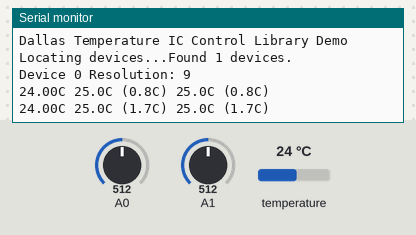
A sketch run on a simulated Arduino Uno, built with avr-gcc and run on an emulated ATmega328P. Shown: the last lines printed to the serial monitor. Inputs (shaded band) come from the test bench; at power-on: A0 = 512, A1 = 512, temperature 24 °C.

Above: at 3.0 s.
3.1 s: A0 set to 0
At 5.1 s:
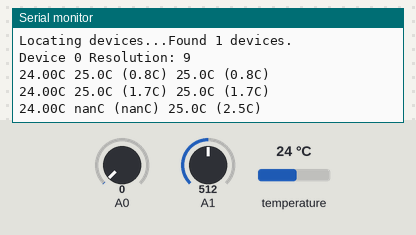
7.9 s: A1 set to 0
At 9.1 s:
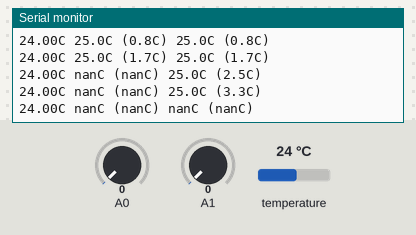
12.1 s: A0 set to 122
At 14.2 s:
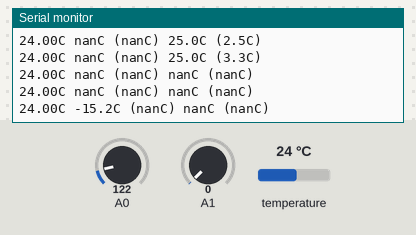
16.4 s: A1 set to 122
At 18.1 s:
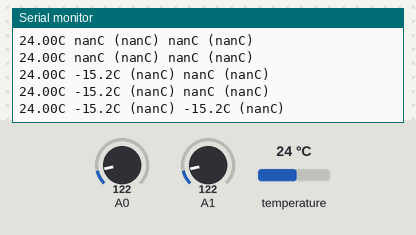
20.6 s: temperature set to 12 °C
At 22.1 s:
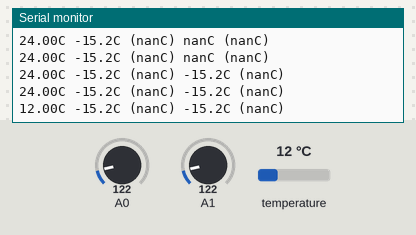
23.4 s: A0 set to 0
At 26.0 s:
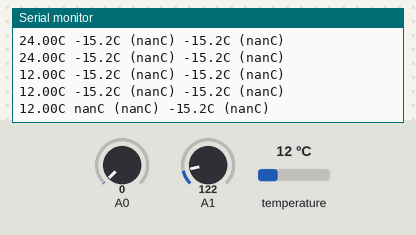

The sketch:

NTC_BNTC_18B20.ino
```cpp
#include <OneWire.h>
#include <DallasTemperature.h>
#include <math.h>

#define ONE_WIRE_BUS 10 // Data wire is plugged into port 2 on the Arduino
#define TERMPIN0 0
#define TERMPIN1 1
#define TERM_NUM 30

float vcc = 5.00;
float pad0 = 10000;                       // balance/pad resistor value
float pad1 = 10000;
float thermr = 10000;                   // thermistor nominal resistance
float aTerm[2][TERM_NUM];

OneWire oneWire(ONE_WIRE_BUS);// Setup a oneWire instance to communicate with any OneWire devices (not just Maxim/Dallas temperature ICs)
DallasTemperature sensors(&oneWire);// Pass our oneWire reference to Dallas Temperature.
DeviceAddress insideThermometer;// arrays to hold device address


float getTerm(int termPIN, float pad = 10000)
{
  long Resistance;
  float Temp;
  Resistance=pad*((1024.0 / analogRead(termPIN)) - 1);
  Temp = log(Resistance);
  Temp = 1 / (0.001129148 + (0.000234125 * Temp) + (0.0000000876741 * Temp * Temp * Temp));
  Temp = Temp - 273.15;
  return Temp;
}

void addTerm(int num, float term)
{
  for(int i=0; i<TERM_NUM-1; i++)
    aTerm[num][i] = aTerm[num][i+1];
  aTerm[num][TERM_NUM-1] = term;
}

float avgTerm(int num)
{
  float res = 0;
  for(int i=0; i<TERM_NUM; i++)
    res = res + aTerm[num][i];
  return res / TERM_NUM;
}

// function to print the temperature for a device
String getDallasTemperature(DeviceAddress deviceAddress)
{
  return String(sensors.getTempC(deviceAddress)) + 'C';
}

void setup(void)
{
  // start serial port
  Serial.begin(115200);

  for(int i=0; i<TERM_NUM; i++)
    for(int j=0; j<2; j++)
      aTerm[j][i] = 0;

  Serial.println("Dallas Temperature IC Control Library Demo");

  // locate devices on the bus
  Serial.print("Locating devices...");
  sensors.begin();
  Serial.print("Found ");
  Serial.print(sensors.getDeviceCount(), DEC);
  Serial.println(" devices.");

  if (!sensors.getAddress(insideThermometer, 0)) Serial.println("Unable to find address for Device 0");

  sensors.setResolution(insideThermometer, 9);
  Serial.print("Device 0 Resolution: ");
  Serial.print(sensors.getResolution(insideThermometer), DEC);
  Serial.println();
}

void loop(void)
{
  sensors.requestTemperatures(); // Send the command to get temperatures
  Serial.print(getDallasTemperature(insideThermometer)); // Use a simple function to print out the data

  float term0, term1;
  term0 = getTerm(TERMPIN0, pad0);
  addTerm(0, term0);
  term1 = getTerm(TERMPIN1, pad1);
  addTerm(1, term1);

  Serial.print(" ");
  Serial.print(term0, 1);
  Serial.print("C (");
  Serial.print(avgTerm(0), 1);
  Serial.print("C) ");
  Serial.print(term1, 1);
  Serial.print("C (");
  Serial.print(avgTerm(1), 1);
  Serial.println("C)");
  delay(2000);
}
```

Measured:
- after the input at 3.1 s, the serial monitor: prints a new line after 1.3 s (image 1)
- after the input at 7.9 s, the serial monitor: prints a new line after 0.68 s (image 2)
- after the input at 12.1 s, the serial monitor: prints a new line after 0.70 s (image 3)
- after the input at 16.4 s, the serial monitor: prints a new line after 0.62 s (image 4)
- after the input at 20.6 s, the serial monitor: prints a new line after 0.64 s (image 5)
- after the input at 23.4 s, the serial monitor: prints a new line after 2.1 s (image 6)
